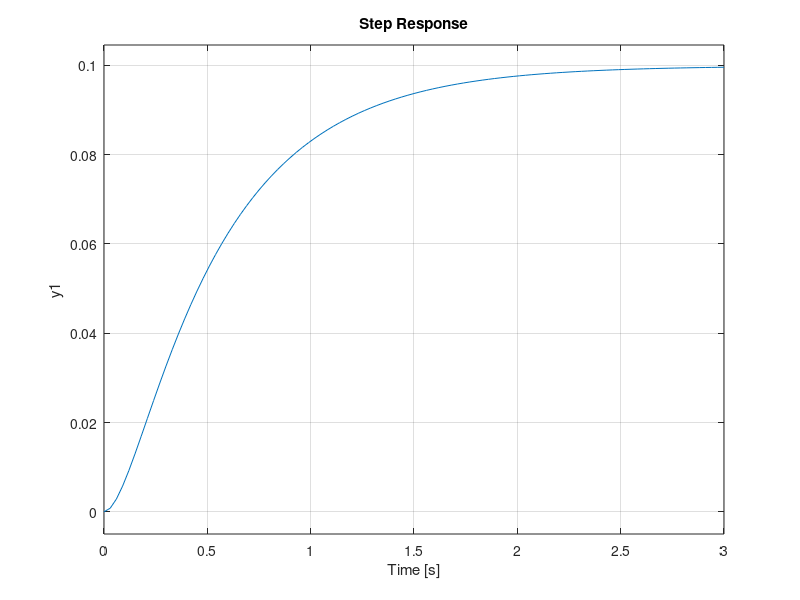
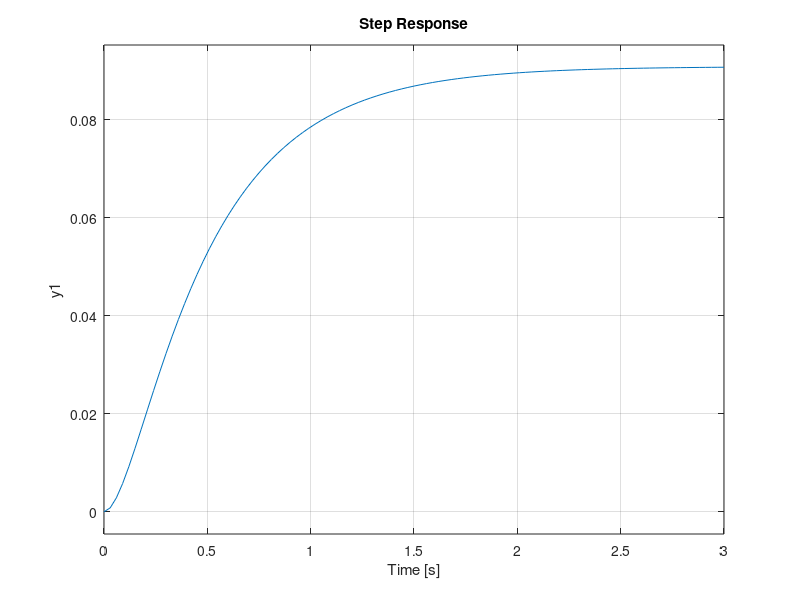

The MATLAB source for these figures, in order: (Note: this script raises an error after producing the figures.)
%parameters           //VERIFIED PROGRAMME
J=0.01;
K=0.01;
L=0.5;
B=0.1;
R=1;
%system matrix
A=[-B/J K/J ;-K/L -R/L];
B=[0;1/L];
C=[1 0];
D=[0];
%controllability
QC=[B A*B]
%to determine the rank of controllability
R1=rank(QC)
%obsrvability
Qo=[C' A'* C']
%to determine the rank of observability
R2=rank(Qo)
Co=ctrb(A,B)
unco=length(A)-rank(Co)
Ob=obsv(A,C)
unob=length(A)-rank(Ob)
Qc=rank([B A*B])
Qo=rank([C' A'*C'])
'G';
G=ss(A,B,C,D);
figure(1) 
step(G)
T=feedback(G,1)
figure(2)
step(T)
'EIGEN VALUES OF t ARE';
systemmatrix=ssdata(T)
eigenvalues=eig(T)
if(eigenvalues<0)
    disp('System is stable');  
else
    disp('System is unstable')
end;
sys=ss(A,B,C,D)
figure(1)
step(sys)
stepinfo(sys)
hold on;
pol=pole(sys)
 
g=[-10+1i*10 -10-1i*10];
k=place(A,B,g);
Z=A-B*k
syscl=ss(Z,B,C,D)
figure(3)
step(syscl)
hold on
